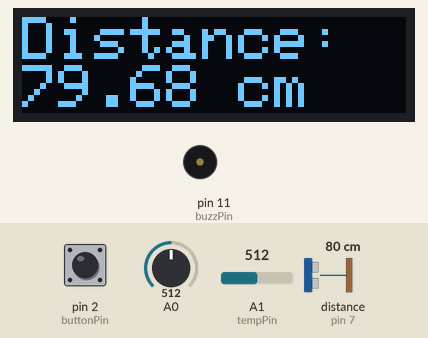
The sketch below on a simulated Arduino Uno, built with avr-gcc and run on an emulated ATmega328P. Shown: 128×32 one-colour display, buzzer (waves = sounding). Wiring (inferred from the names in the program): ultrasonic range finder: trigger pin 8; echo pin 7. The inputs (shaded band) are chosen by the test bench; at power-on: pin 2 (buttonPin) LOW, distance to the obstacle (sensor on pin 7) 80 cm, A0 = 512, A1 (tempPin) = 512. The echo pulse lasts 58.3 µs per cm.

Above: at 1.27 s.
1.3 s: pin 2 (buttonPin) pulled HIGH for 0.15 s
At 2.0 s:
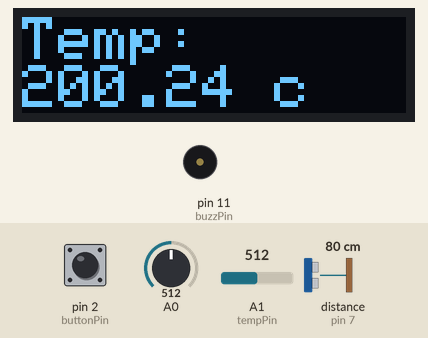
2.9 s: pin 2 (buttonPin) pulled HIGH for 1 s
At 4.2 s:
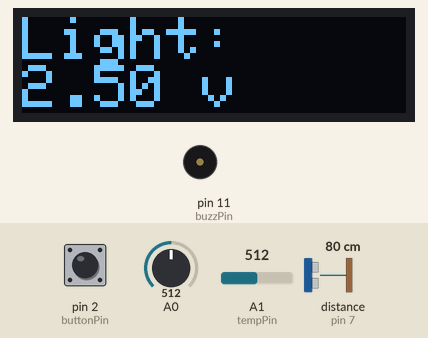
5.4 s: pin 2 (buttonPin) pulled HIGH for 0.15 s
At 6.6 s:
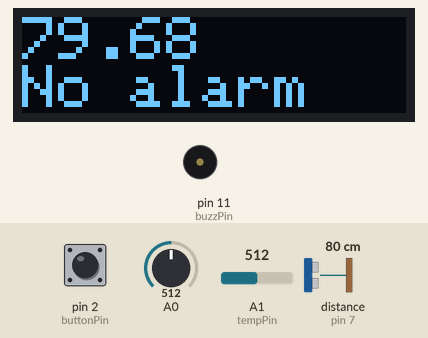
7.0 s: distance to the obstacle (sensor on pin 7) set to 23 cm
At 7.1 s:
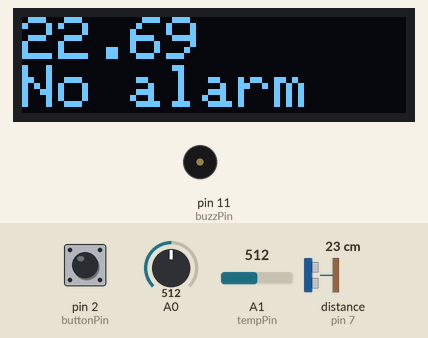
8.5 s: distance to the obstacle (sensor on pin 7) set to 19 cm
At 8.67 s:
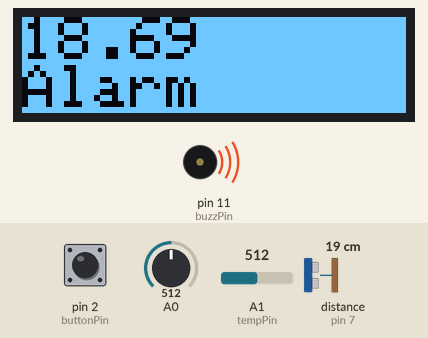
10.0 s: pin 2 (buttonPin) pulled HIGH for 3.2 s
At 10.1 s:
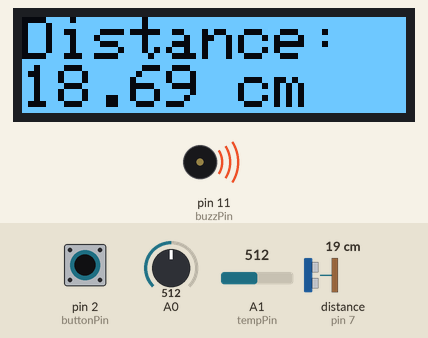
Timing chart, 0 to 13.0 s (numbered marks = the images above; inputs shaded):
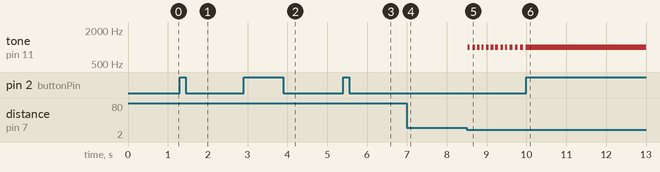

Measured:
- the behaviour switches between 21 and 20 cm on distance to the obstacle (sensor on pin 7) (found by bisection; images 4 and 5)
- after the input at 1.3 s, the display: first differs from a run without the input at once (image 1)
- after the input at 2.9 s, the display: changes at once (image 2)
- after the input at 5.4 s, the display: first changes at once (image 3 shows a later state)
- after the input at 7.0 s, the display: changes at once (image 4)
- after the input at 8.5 s, tone on pin 11 (buzzPin): alternates 1000 Hz for 0.07 s and silent for 0.07 s, starting at once; the display: first differs from a run without the input at once (image 5)
- after the input at 10.0 s, tone on pin 11 (buzzPin): stops changing and stays 1000 Hz; the display: changes at once (image 6)

The sketch:

Oppgave_6.ino
```cpp
// Include libraries
#include <Adafruit_GFX.h>
#include <Wire.h>
#include <Adafruit_SSD1306.h>

// Set OLED screen size
#define SCREEN_WIDTH 128
#define SCREEN_HEIGHT 32

// Define Oled states
#define HCSR  0
#define TMP   1
#define PHOTO 2
#define ALARM 3

// Set up display
Adafruit_SSD1306 display(SCREEN_WIDTH, SCREEN_HEIGHT, &Wire, -1);

// Set up all pins used
const int photoRes = A0;
const int tempPin = A1;
const int triggerPin = 8;
const int echoPin = 7;
const int buttonPin = 2;
const int buzzPin = 11;

// Define diffrent values used troughout the code
int OLEDstate = 0;
int lastBtnState = 0;
int currBtnState;
unsigned long previousMillis = 0;
const long interval = 50;
int buzzerState = 0;

// Setup code
void setup() {
  // Start serial
  Serial.begin(9600);

  // Set up all pins
  pinMode(triggerPin, OUTPUT);
  pinMode(echoPin, INPUT);
  pinMode(buttonPin, INPUT);
  pinMode(buzzPin, OUTPUT);

  // Check if display is connected
  if(!display.begin(SSD1306_SWITCHCAPVCC, 0x3C)) { // Address 0x3D for 128x64
    Serial.println(F("SSD1306 allocation failed"));
    for(;;);
  }

  // Set display settings
  display.setTextSize(2);
  display.setTextColor(WHITE);
}

void loop() {
  // Read all the sensors
  float read_light = readVoltage(photoRes);
  float read_celsius = readTemp(tempPin);
  float read_distance = readDistance(triggerPin, echoPin);

  // Read the button
  currBtnState = digitalRead(buttonPin);

  // Set the current time
  unsigned long currentMillis = millis();

  // This if turns the buzzerState on and off every 50 milliseconds, used to beep the buzzer
  if (currentMillis - previousMillis >= interval){
    previousMillis = currentMillis;
    if (buzzerState == 0){
      buzzerState = 1;
    } else buzzerState = 0;
  }

  // This if checks if the button gets pressed, then if so, changes the OLEDstate
  if (currBtnState != lastBtnState){
    if (currBtnState == 1){
      OLEDstate += 1;
    }
    lastBtnState = currBtnState;
  }
  if (OLEDstate >= 4) OLEDstate = 0;

  // Clear and reset the display
  display.clearDisplay();
  display.setCursor(0, 0);

  // Defines text used on the screen
  String nmText;
  String valueText;

  // Checks witch value to send to the screen
  // Also runs the alarm system if this is selected
  switch (OLEDstate){
    case HCSR:
      nmText = "Distance:";
      valueText = String(read_distance) + " cm";
      break;
    case TMP:
      nmText = "Temp:";
      valueText = String(read_celsius) + " c";
      break;
    case PHOTO:
      nmText = "Light:";
      valueText = String(read_light) + " v";
      break;
    case ALARM:
      nmText = read_distance;
      valueText = "Alarm";

      // Checks if the distance is smaller than 20cm, and if so it beeps the buzzer and inverts the screen
      if (read_distance < 20.0){
        valueText = "Alarm";
         display.invertDisplay(true);
        if (buzzerState == 0){
          tone(buzzPin, 1000);
        } else {
          noTone(buzzPin);
        }
      } else {
        valueText = "No alarm";
        noTone(buzzPin);
        display.invertDisplay(false);
      }
      break;
  }

  // Send text to the screen
  display.println(nmText);
  display.println(valueText);
  display.display();
}

// Function to read value from photoresistor
// Takes in the pin connected to photoresistor
// Returns value in volts
float readVoltage(int pin){
  float readValue = analogRead(pin);
  return (readValue*5)/1023;
}

// Function to read the temprature
// Takes in the pin connected to temp sensor
// Returns value in celsius
float readTemp(int pin){
  float readValue = analogRead(pin);
  float voltage = (readValue*5)/1023;
  return (voltage-0.5)*100;
}

// Function to read teh distance sensor
// Takes in pin for trigger and echo
// Returns value in cm
float readDistance(int trigger, int echo){
  digitalWrite(trigger, LOW);
  delayMicroseconds(2);

  digitalWrite(trigger, HIGH);
  delayMicroseconds(10);
  digitalWrite(trigger, LOW);

  long duration = pulseIn(echo, HIGH);

  return duration * 0.0343 / 2;
}
```
